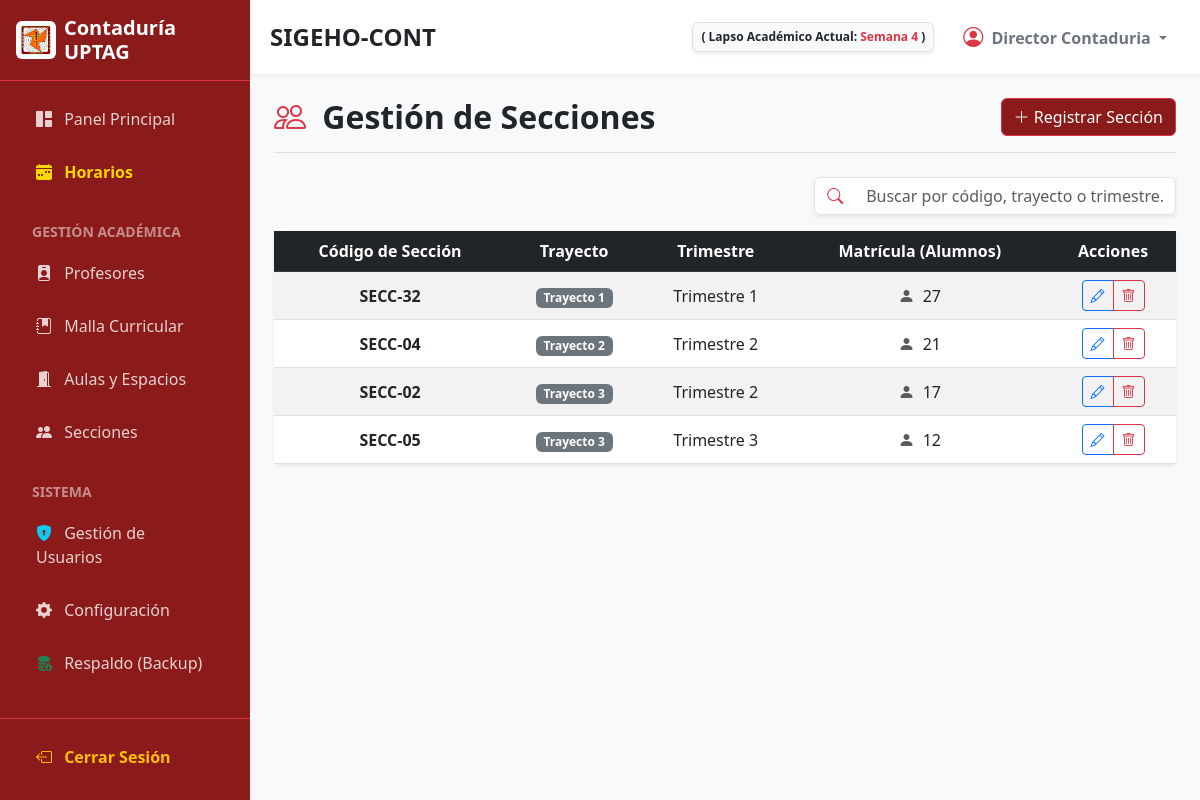
The app's page /modules/secciones/index.php (signed in) with its own data.
### tables this page shows
CREATE TABLE `configuracion` (
  `id` int(11) NOT NULL,
  `parametro` varchar(100) NOT NULL,
  `valor` varchar(255) NOT NULL
);

CREATE TABLE `secciones` (
  `id` int(11) NOT NULL,
  `codigo` varchar(20) NOT NULL,
  `trayecto` int(11) NOT NULL,
  `trimestre` int(11) NOT NULL DEFAULT 1,
  `cantidad_alumnos` int(11) NOT NULL
);

### modules/secciones/index.php (the view, shortened to what this page needs)
<?php
require '../../config/db.php';
$ruta = '../../';
include '../../includes/header.php';
$sql = "SELECT * FROM secciones ORDER BY trayecto ASC, trimestre ASC, codigo ASC";
$stmt = $conn->query($sql);
$secciones = $stmt->fetchAll(PDO::FETCH_ASSOC);
$es_admin = (isset($_SESSION['rol']) && strtolower($_SESSION['rol']) == 'administrador');
?>
<div class="d-flex justify-content-between align-items-center mb-4 border-bottom pb-3">
    <h2 class="fw-bold mb-0"><i class="bi bi-people text-danger me-2"></i> Gestión de Secciones</h2>
    <?php if($es_admin): ?>
        <a href="nuevo.php" class="btn btn-danger" style="background-color: #8B1A1A;" aria-label="Registrar nueva sección">
            <i class="bi bi-plus-lg"></i> Registrar Sección
        </a>
    <?php endif; ?>
</div>
<div class="row mb-3 area-no-imprimir">
    <div class="col-md-5 ms-auto">
        <div class="input-group shadow-sm">
            <span class="input-group-text bg-white border-end-0 text-danger">
                <i class="bi bi-search"></i>
            </span>
            <input type="text" id="buscadorGeneral" class="form-control border-start-0" placeholder="Buscar por código, trayecto o trimestre..." aria-label="Buscar en la tabla de secciones">
        </div>
    </div>
</div>
<div class="card shadow-sm border-0">
    <div class="card-body p-0">
        <div class="table-responsive">
            <table class="table table-hover table-striped mb-0 align-middle text-center">
                <thead class="table-dark" style="background-color: #343a40;">
                    <tr>
                        <th>Código de Sección</th>
                        <th>Trayecto</th>
                        <th>Trimestre</th>
                        <th>Matrícula (Alumnos)</th>
                        <?php if($es_admin): ?>
                            <th>Acciones</th>
                        <?php endif; ?>
                    </tr>
                </thead>
                <tbody>
                    <?php foreach($secciones as $s): ?>
                    <tr>
                        <td class="fw-bold text-dark fs-6"><?php echo htmlspecialchars($s['codigo']); ?></td>
                        <td>
                            <span class="badge bg-secondary">
                                <?php echo ($s['trayecto'] == 0) ? 'Trayecto Inicial' : 'Trayecto ' . $s['trayecto']; ?>
                            </span>
                        </td>
                        <td>Trimestre <?php echo $s['trimestre']; ?></td>
                        <td><i class="bi bi-person-fill text-muted me-1"></i> <?php echo $s['cantidad_alumnos']; ?></td>
                        <?php if($es_admin): ?>
                        <td>
                            <div class="btn-group">
                                <a href="editar.php?id=<?php echo $s['id']; ?>" class="btn btn-sm btn-outline-primary" aria-label="Editar sección <?php echo htmlspecialchars($s['codigo']); ?>" title="Editar"><i class="bi bi-pencil"></i></a>
                                <a href="eliminar.php?id=<?php echo $s['id']; ?>" class="btn btn-sm btn-outline-danger" onclick="return confirm('¿Borrar sección?');" aria-label="Eliminar sección <?php echo htmlspecialchars($s['codigo']); ?>" title="Eliminar"><i class="bi bi-trash"></i></a>
                            </div>
                        </td>
                        <?php endif; ?>
                    </tr>
                    <?php endforeach; ?>
                </tbody>
            </table>
        </div>
    </div>
</div>
<?php include '../../includes/footer.php'; ?>

### includes/header.php (shortened to what this page needs)
<?php
$rol_usuario = isset($_SESSION['rol']) ? strtolower($_SESSION['rol']) : '';
$semana_texto = "Sin configurar";
if (isset($conn)) {
    try {
        $stmt_conf = $conn->query("SELECT valor FROM configuracion WHERE parametro = 'fecha_inicio_lapso'");
        if ($stmt_conf) {
            $fecha_inicio_db = $stmt_conf->fetchColumn();
            if ($fecha_inicio_db) {
                $inicio_lapso = new DateTime($fecha_inicio_db);
                $inicio_lapso->setTime(0, 0, 0);
                $hoy = new DateTime();
                $hoy->setTime(0, 0, 0);
                if ($hoy >= $inicio_lapso) {
                    $diff = $inicio_lapso->diff($hoy);
                    $semana_num = floor($diff->days / 7) + 1;
                    if ($semana_num > 12) {
                        $semana_texto = "Trimestre Finalizado";
                    } else {
                        $semana_texto = "Semana " . $semana_num;
                    }
                } else {
                    $semana_texto = "Por iniciar";
                }
            }
        }
    } catch(PDOException $e) {
    }
}
?>
<!DOCTYPE html>
<html lang="es">
<head>
    <link href="https://cdn.jsdelivr.net/npm/bootstrap@5.3.0/dist/css/bootstrap.min.css" rel="stylesheet">
    <link rel="stylesheet" href="https://cdn.jsdelivr.net/npm/bootstrap-icons@1.10.5/font/bootstrap-icons.css">
    <link rel="stylesheet" href="<?php echo $ruta; ?>assets/css/estilos.css">
</head>
<body>
<div class="d-flex">
    <div id="sidebar" class="d-flex flex-column area-no-imprimir">
        <div class="p-3 d-flex align-items-center border-bottom border-danger">
            <img src="<?php echo $ruta; ?>assets/img/logo_conta.jpeg" alt="Logo" width="40" class="rounded me-2 bg-white p-1">
            <h5 class="mb-0 fw-bold">Contaduría UPTAG</h5>
        </div>
        <div class="p-3 flex-grow-1">
            <ul class="nav flex-column gap-1">
                <li class="nav-item">
                    <a href="<?php echo $ruta; ?>dashboard.php" class="nav-link"><i class="bi bi-grid-1x2-fill me-2"></i> Panel Principal</a>
                </li>
                <li class="nav-item">
                    <a href="<?php echo $ruta; ?>modules/horarios/index.php" class="nav-link fw-bold" style="color: #ffd700;"><i class="bi bi-calendar-week-fill me-2"></i> Horarios</a>
                </li>
                <li class="nav-item mt-3 mb-1"><small class="text-white-50 fw-bold px-3">GESTIÓN ACADÉMICA</small></li>
                <li class="nav-item"><a href="<?php echo $ruta; ?>modules/profesores/index.php" class="nav-link"><i class="bi bi-person-badge-fill me-2"></i> Profesores</a></li>
                <li class="nav-item"><a href="<?php echo $ruta; ?>modules/materias/index.php" class="nav-link"><i class="bi bi-journal-bookmark-fill me-2"></i> Malla Curricular</a></li>
                <li class="nav-item"><a href="<?php echo $ruta; ?>modules/aulas/index.php" class="nav-link"><i class="bi bi-door-open-fill me-2"></i> Aulas y Espacios</a></li>
                <li class="nav-item"><a href="<?php echo $ruta; ?>modules/secciones/index.php" class="nav-link"><i class="bi bi-people-fill me-2"></i> Secciones</a></li>
                <?php if($rol_usuario == 'administrador'): ?>
                <li class="nav-item mt-3 mb-1"><small class="text-white-50 fw-bold px-3">SISTEMA</small></li>
                <li class="nav-item"><a href="<?php echo $ruta; ?>modules/usuarios/index.php" class="nav-link"><i class="bi bi-shield-lock-fill text-info me-2"></i> Gestión de Usuarios</a></li>
                <li class="nav-item"><a href="<?php echo $ruta; ?>configuracion.php" class="nav-link"><i class="bi bi-gear-fill me-2"></i> Configuración</a></li>
                <li class="nav-item"><a href="<?php echo $ruta; ?>backup.php" class="nav-link"><i class="bi bi-database-fill-down text-success me-2"></i> Respaldo (Backup)</a></li>
                <?php endif; ?>
            </ul>
        </div>
        <div class="p-3 border-top border-danger">
            <a href="<?php echo $ruta; ?>logout.php" class="nav-link text-warning fw-bold"><i class="bi bi-box-arrow-left me-2"></i> Cerrar Sesión</a>
        </div>
    </div>
    <div id="main-content" class="d-flex flex-column bg-light vh-100 overflow-hidden">
        <nav class="top-navbar d-flex justify-content-between align-items-center area-no-imprimir">
            <div class="d-flex align-items-center">
                <h4 class="mb-0 fw-bold text-dark">SIGEHO-CONT</h4>
            </div>
            <div class="d-flex align-items-center gap-3">
                <span class="badge bg-light text-dark border p-2 shadow-sm d-none d-md-inline">
                    ( Lapso Académico Actual: <span class="text-danger"><?php echo $semana_texto; ?></span> )
                </span>
                <div class="dropdown">
                    <button class="btn btn-white dropdown-toggle fw-bold text-secondary" type="button" data-bs-toggle="dropdown">
                        <i class="bi bi-person-circle text-danger fs-5 me-1"></i> <?php echo isset($_SESSION['nombre']) ? htmlspecialchars($_SESSION['nombre']) : 'Usuario'; ?>
                    </button>
                </div>
            </div>
        </nav>
        <div class="p-4 flex-grow-1 overflow-auto">

### assets/css/estilos.css (style rules this page uses)
body { background-color: #f4f6f9; }
body { font-family: 'Segoe UI', Tahoma, Geneva, Verdana, sans-serif; background-color: #f8f9fa; overflow-x: hidden; }
#sidebar { min-width: 250px; max-width: 250px; min-height: 100vh; background-color: #8B1A1A; color: white; transition: all 0.3s; }
#sidebar .nav-link { color: rgba(255,255,255,0.8); padding: 10px 20px; margin-bottom: 5px; border-radius: 5px; transition: all 0.3s; font-weight: 500; }
#main-content { transition: all 0.3s; width: 100%; }
.top-navbar { background-color: white; box-shadow: 0 2px 4px rgba(0,0,0,0.05); padding: 15px 20px; }

### records on screen
configuracion: valor "Semana 4"
secciones: codigo "SECC-32", trayecto "1", trimestre "1", cantidad_alumnos "27"
secciones: codigo "SECC-04", trayecto "2", trimestre "2", cantidad_alumnos "21"
secciones: codigo "SECC-02", trayecto "3", trimestre "2", cantidad_alumnos "17"
secciones: codigo "SECC-05", trayecto "3", trimestre "3", cantidad_alumnos "12"

### other values on screen
$_SESSION['nombre'] "Director Contaduria"
